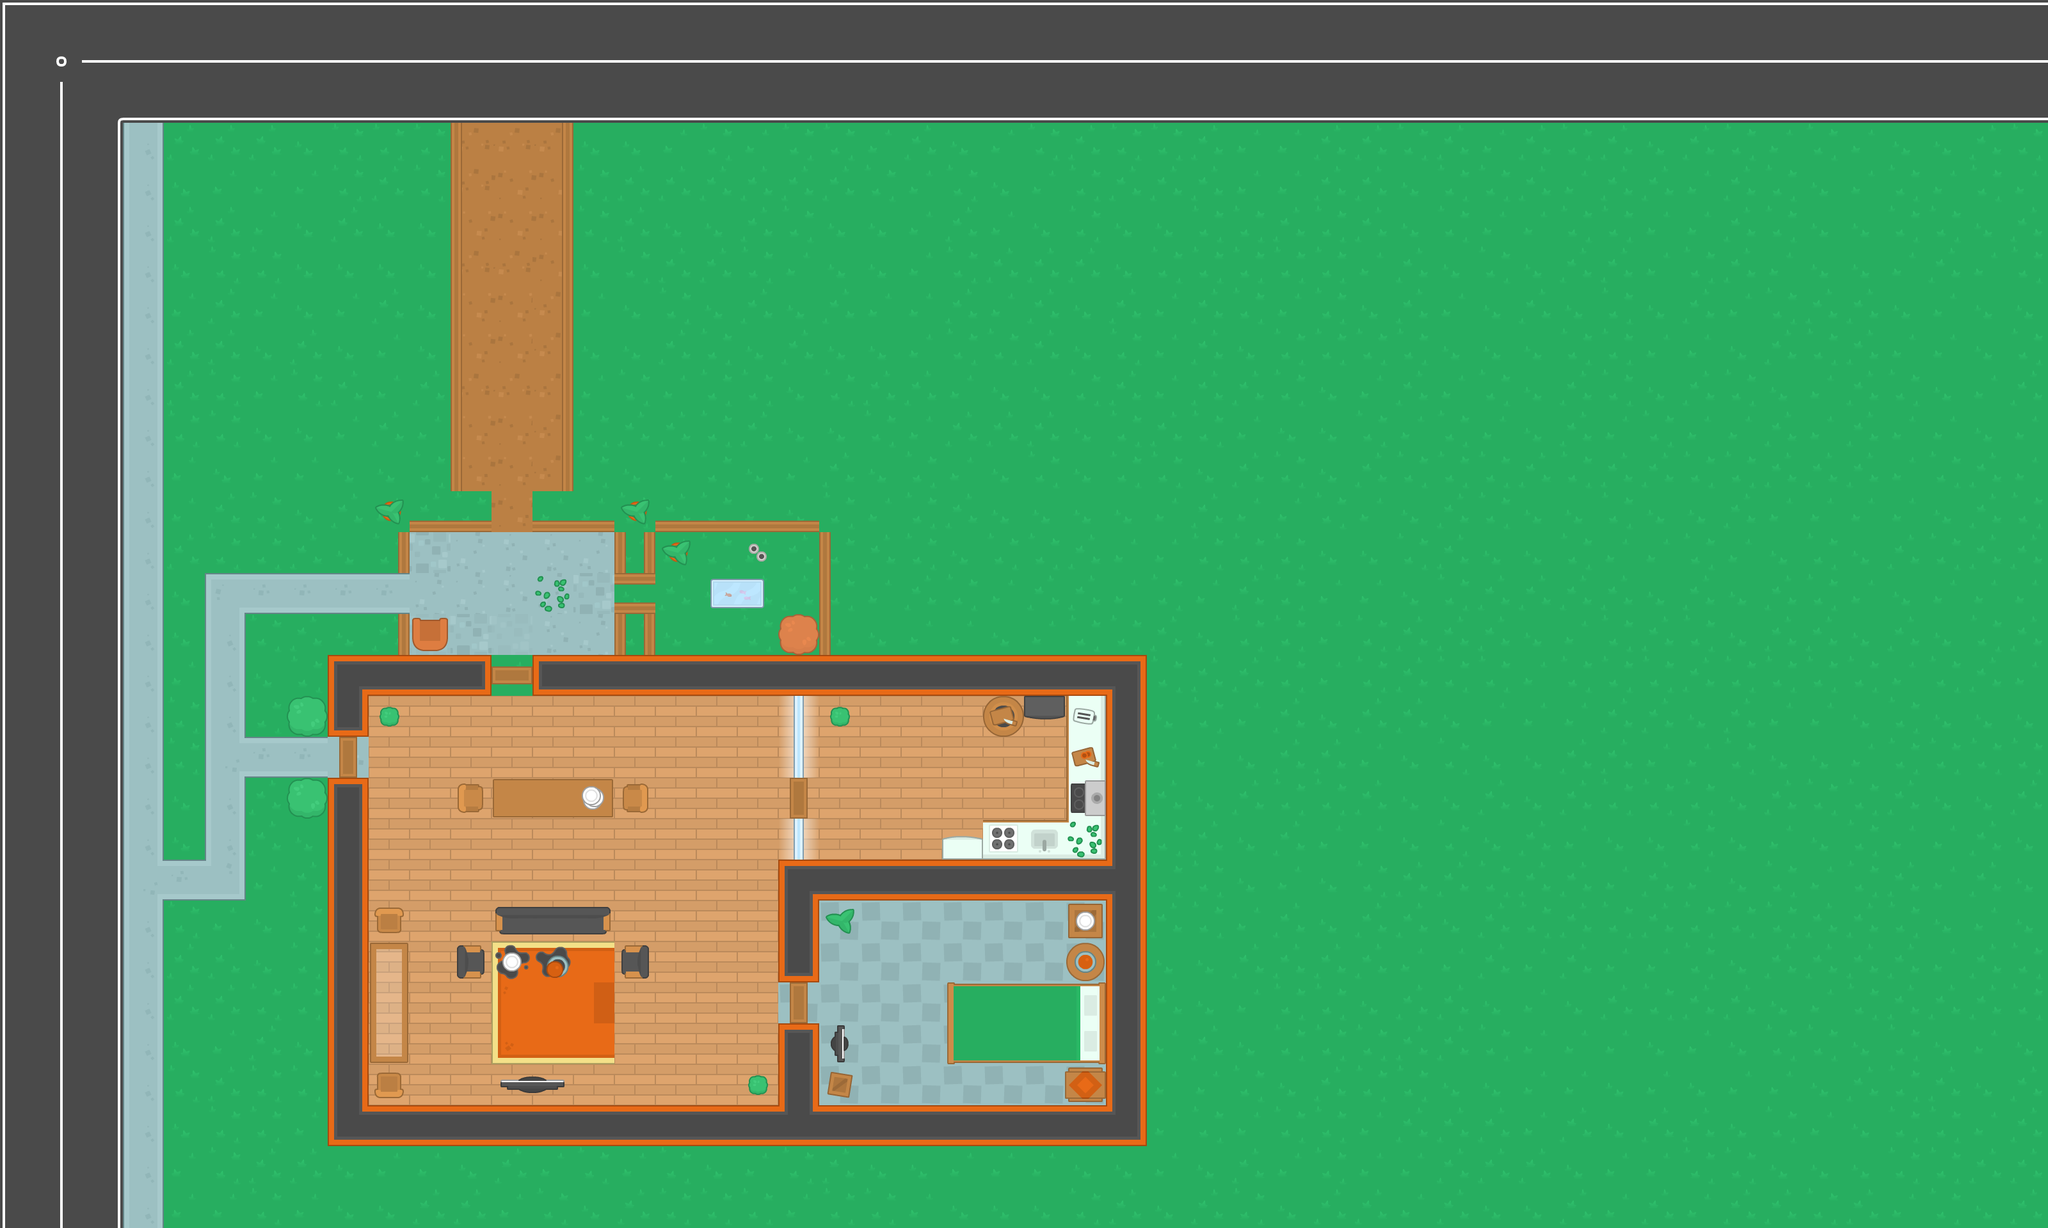

Rendered tile map (Tiled .tmx) drawn with the repository's tilesets; below, a short description and the map source with its tile grids summarised:
An orthogonal 50x30 tile map with 64x64 px tiles, 12 tile layers (Ground, Roads, Footpath, Garden, ...).

<map version="1.4" tiledversion="2020.06.12" orientation="orthogonal" renderorder="right-down" width="50" height="30" tilewidth="64" tileheight="64" infinite="0" nextlayerid="16" nextobjectid="1">
 <tileset firstgid="1" source="../img/TILE.tsx" />
 <layer id="1" name="Ground" width="50" height="30">
  <data>[1500 cells, 1500 non-empty, 4 distinct tile ids]</data>
 </layer>
 <layer id="3" name="Roads" width="50" height="30">
  <data>[1500 cells, 231 non-empty, 9 distinct tile ids]</data>
 </layer>
 <layer id="4" name="Footpath" width="50" height="30">
  <data>[1500 cells, 66 non-empty, 7 distinct tile ids]</data>
 </layer>
 <layer id="5" name="Garden" width="50" height="30">
  <data>[1500 cells, 32 non-empty, 4 distinct tile ids]</data>
 </layer>
 <layer id="9" name="Floor" width="50" height="30">
  <data>[1500 cells, 180 non-empty, 2 distinct tile ids]</data>
 </layer>
 <layer id="8" name="Interior" width="50" height="30">
  <data>[1500 cells, 9 non-empty, 7 distinct tile ids]</data>
 </layer>
 <layer id="10" name="interior 1" width="50" height="30">
  <data>[1500 cells, 29 non-empty, 22 distinct tile ids]</data>
 </layer>
 <layer id="11" name="interior 2" width="50" height="30">
  <data>[1500 cells, 31 non-empty, 25 distinct tile ids]</data>
 </layer>
 <layer id="12" name="interior 3" width="50" height="30">
  <data>[1500 cells, 2 non-empty, 2 distinct tile ids]</data>
 </layer>
 <layer id="6" name="Walls" width="50" height="30">
  <data>[1500 cells, 133 non-empty, 21 distinct tile ids]</data>
 </layer>
 <layer id="14" name="exterior" width="50" height="30">
  <data>[1500 cells, 16 non-empty, 10 distinct tile ids]</data>
 </layer>
 <layer id="15" name="exterior 1" width="50" height="30">
  <data>[1500 cells, 1 non-empty, 1 distinct tile ids]</data>
 </layer>
</map>
